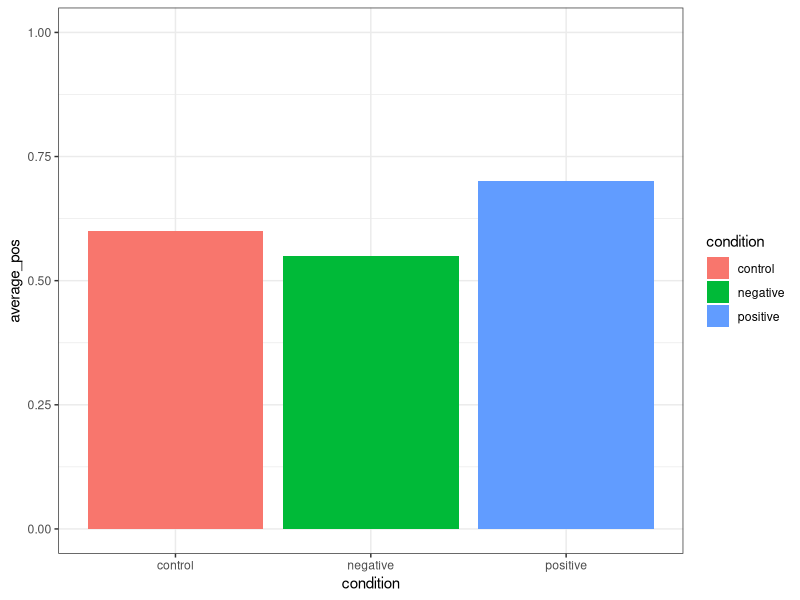

Reproduce this figure in R.
# creating for Furgeson et al (2005)
library(tidyverse)
library(magrittr)

fig_data <- tibble(condition = c("positive", "negative", "control"),
                   average_pos = c(0.70, 0.55, 0.60))

fig_data %>% 
  ggplot(aes(x = condition, y = average_pos, fill = condition)) +
  geom_bar(stat = "identity") +
  ylim(0:1) +
  theme_bw()
  

